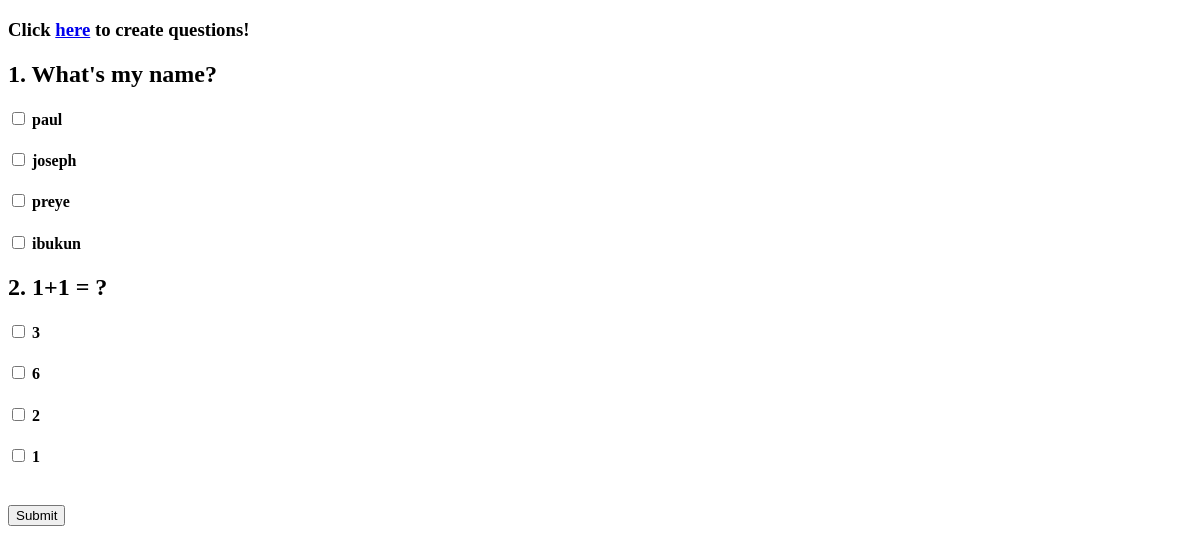
Before: / with the older database file.
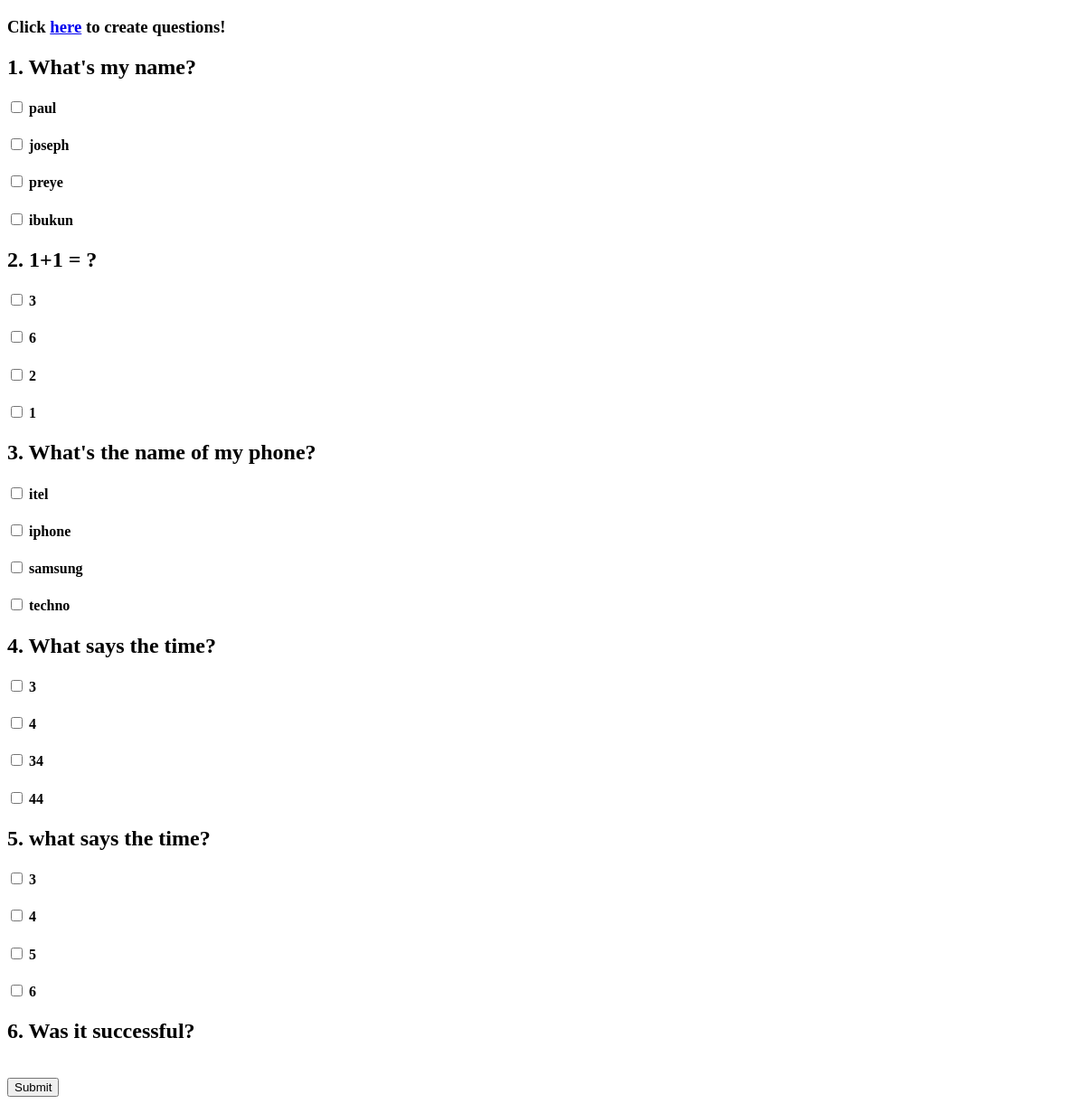
After: the same page with the newer database file.
### option/models.py (models this page shows, shortened)
class Question(models.Model):
    question_text = models.CharField(max_length=400)
    user_answer = models.CharField(
        max_length=100,
        null="Not found",
        default="No Answer Chosen"
    )
    correct = models.CharField(
        max_length=100,
        null="Not found",
        blank=False
    )

class Choice(models.Model):
    question = models.ForeignKey(Question, on_delete=models.CASCADE)
    option = models.CharField(max_length=100)

### option/views.py (the view)
# urls.py: path('', views.index, name="index"),
def index(request):
    query_set = Question.objects.all()
    return render(request, "index.html", {'query_set': query_set})

### templates/index.html (shortened to what this page needs)
<!DOCTYPE html>
{% load static %}
<html lang="en">
<head>
    <link rel="stylesheet" href="{% static 'index.css' %}" type="text/css">
</head>
<body>
    {% block content %}
    <h3>Click <a href="{% url 'option:create' %}">here</a> to create questions!</h3>
    {% if query_set %}
        <form action="{% url 'option:process' %}" method="post">
            {% for object in query_set %}
                <h2>{{ forloop.counter }}. {{ object.question_text }}</h2>
                    {% for choice in object.choice_set.all %}
                        <h4><input type="checkbox" name="p-{{ object.id }}-{{ choice.option }}" value="checked"> {{ choice.option }}</h4>
                    {% endfor %}
            {% endfor %}<br>
            <button type="submit">Submit</button>
        </form>
    {% endif %}
    {% endblock content %}
</body>
</html>

Changed rows visible on the page:
added Question: question_text "What's the name of my phone?"
added Choice: option "itel", shown under "What's the name of my phone?"
added Choice: option "iphone", shown under "What's the name of my phone?"
added Choice: option "samsung", shown under "What's the name of my phone?"
added Choice: option "techno", shown under "What's the name of my phone?"
added Question: question_text "What says the time?"
added Choice: option "3", shown under "What says the time?"
added Choice: option "4", shown under "What says the time?"
added Choice: option "34", shown under "What says the time?"
added Choice: option "44", shown under "What says the time?"
added Question: question_text "what says the time?"
added Choice: option "3", shown under "what says the time?"
added Choice: option "4", shown under "what says the time?"
added Choice: option "5", shown under "what says the time?"
added Choice: option "6", shown under "what says the time?"
added Question: question_text "Was it successful?"
